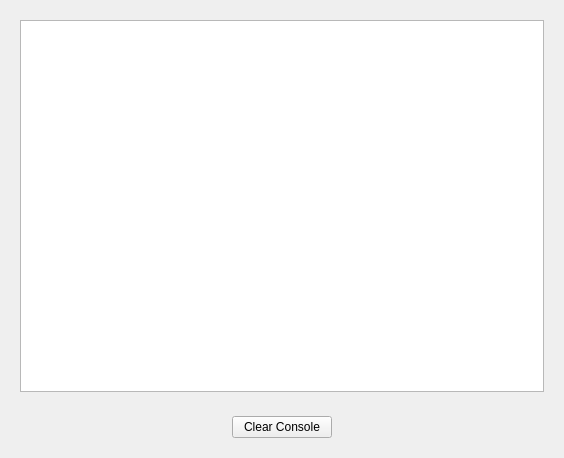
<?xml version="1.0" encoding="UTF-8"?>
<ui version="4.0">
 <class>LogWindow</class>
 <widget class="QWidget" name="LogWindow">
  <property name="geometry">
   <rect>
    <x>0</x>
    <y>0</y>
    <width>564</width>
    <height>458</height>
   </rect>
  </property>
  <property name="windowTitle">
   <string>LogWindow</string>
  </property>
  <layout class="QVBoxLayout" name="verticalLayout_2">
   <item>
    <widget class="QFrame" name="console_text_edit_frame">
     <property name="frameShape">
      <enum>QFrame::NoFrame</enum>
     </property>
     <property name="frameShadow">
      <enum>QFrame::Raised</enum>
     </property>
     <layout class="QVBoxLayout" name="verticalLayout">
      <item>
       <widget class="ConsolePlainTextEdit" name="console_plain_text_edit">
        <property name="horizontalScrollBarPolicy">
         <enum>Qt::ScrollBarAlwaysOff</enum>
        </property>
        <property name="readOnly">
         <bool>false</bool>
        </property>
       </widget>
      </item>
     </layout>
    </widget>
   </item>
   <item>
    <widget class="QFrame" name="frame">
     <property name="frameShape">
      <enum>QFrame::NoFrame</enum>
     </property>
     <property name="frameShadow">
      <enum>QFrame::Raised</enum>
     </property>
     <layout class="QHBoxLayout" name="horizontalLayout">
      <item>
       <widget class="ClearConsoleButton" name="clear_console_button">
        <property name="sizePolicy">
         <sizepolicy hsizetype="Fixed" vsizetype="Fixed">
          <horstretch>0</horstretch>
          <verstretch>0</verstretch>
         </sizepolicy>
        </property>
        <property name="minimumSize">
         <size>
          <width>100</width>
          <height>0</height>
         </size>
        </property>
        <property name="text">
         <string>Clear Console</string>
        </property>
       </widget>
      </item>
     </layout>
    </widget>
   </item>
  </layout>
 </widget>
 <customwidgets>
  <customwidget>
   <class>ConsolePlainTextEdit</class>
   <extends>QPlainTextEdit</extends>
   <header>src.gui.log_window.plain_text_edit_console</header>
  </customwidget>
  <customwidget>
   <class>ClearConsoleButton</class>
   <extends>QPushButton</extends>
   <header>src.gui.log_window.button_clear_console</header>
  </customwidget>
 </customwidgets>
 <resources/>
 <connections/>
</ui>
